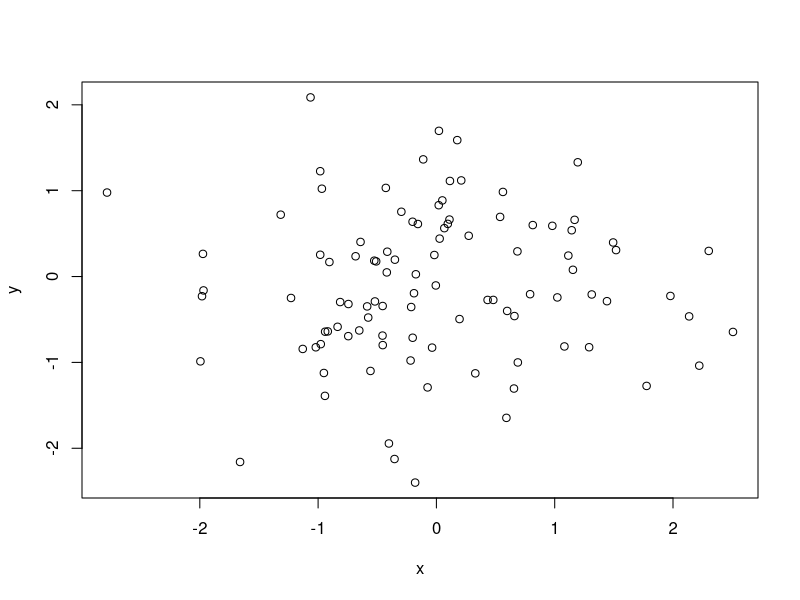

The R source for this figure:
## ---- chunk 1
#this is a comment
x <- rnorm(100)
y <- rnorm(100)
plot(x,y)
## ---- chunk 2
summary(x)
## ---- chunk 3
x <- rnorm(100)
